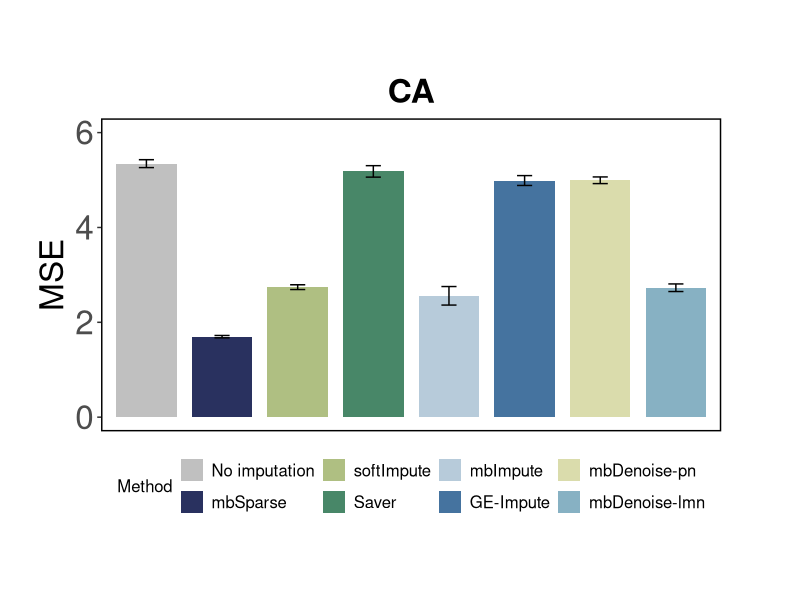
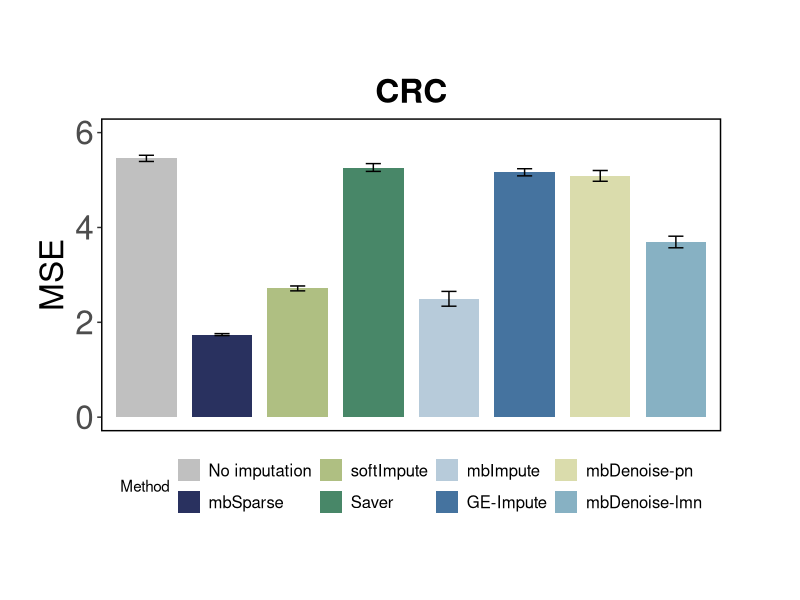
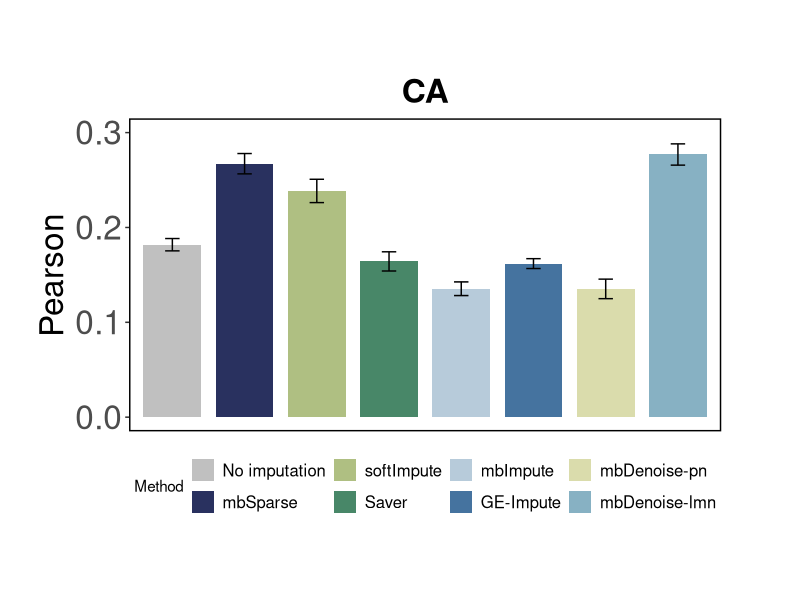
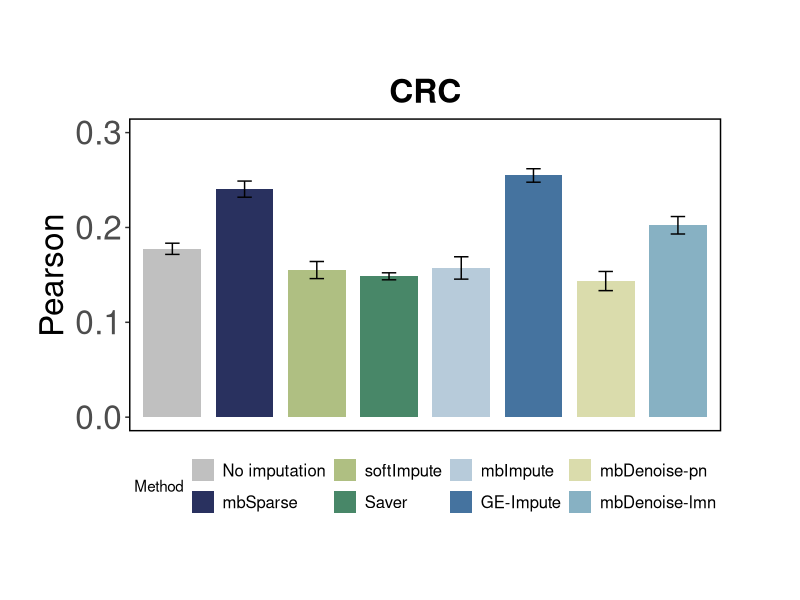
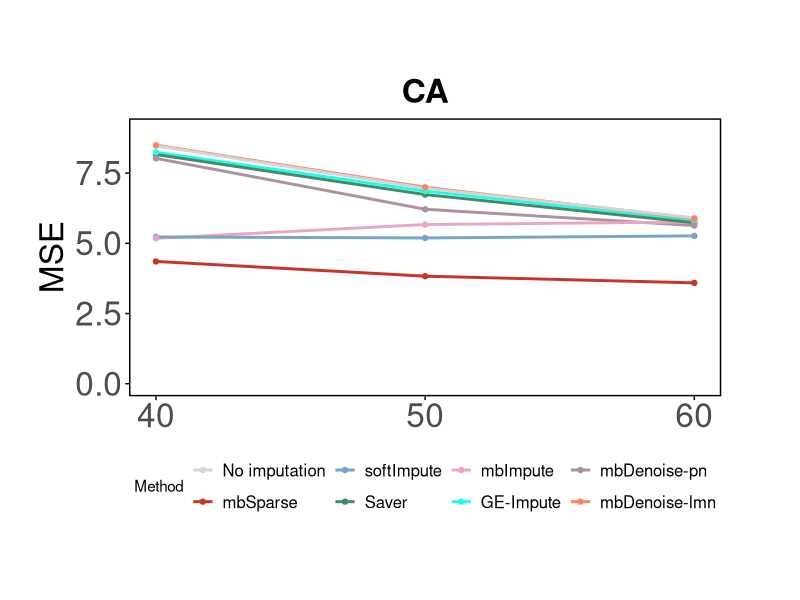
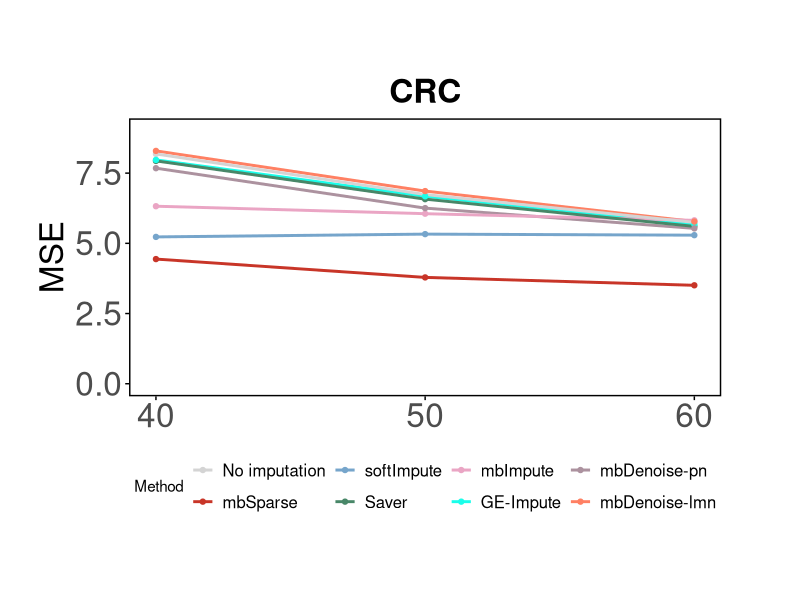
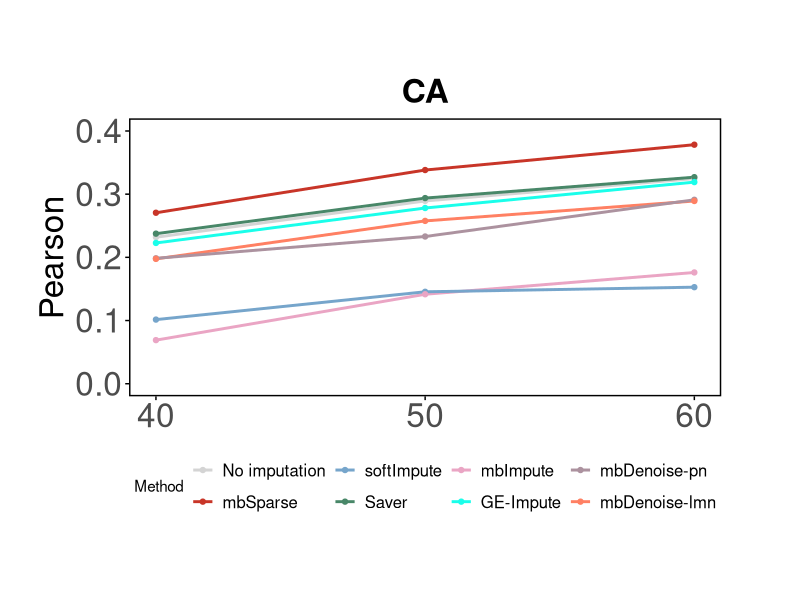
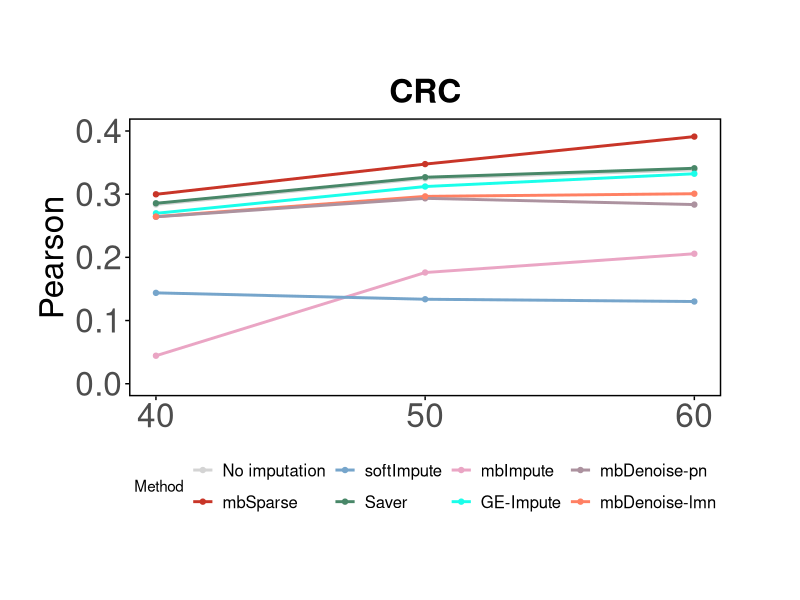

Generate these figures, in order, with R:
#simulation2 CA MSE
library(ggplot2)

data <- data.frame(
  Method = c("No imputation", "mbSparse", "softImpute", "Saver", "mbImpute", "GE-Impute", "mbDenoise-pn", "mbDenoise-lmn"),
  MSE = c(5.3451,1.6974,2.7413 ,5.1816 ,2.5589 ,4.9892 ,4.9947 ,2.7288),
  sd = c(0.0831,0.0249 ,0.0502 ,0.1211 ,0.1952 ,0.1039 ,0.07 ,0.08)
)
data$Method <- factor(data$Method, levels = c("No imputation", "mbSparse", "softImpute", "Saver", "mbImpute", "GE-Impute", "mbDenoise-pn", "mbDenoise-lmn"))
p <- ggplot(data, aes(x = Method, y = MSE, fill = Method))+ 
geom_col(width = 0.8) +
theme(panel.background = element_rect(fill = "white")) +
labs(title = "CA") +
theme(plot.title = element_text(hjust = 0.5, size = 24, face = "bold"), plot.subtitle = element_text(hjust = 0.5), plot.margin = unit(c(2, 2, 2, 1), "cm")) + 
theme(axis.text.x = element_blank(), axis.ticks.x = element_blank(), axis.title.x = element_blank(), axis.line.x = element_line())+
theme(axis.line.y = element_blank(), axis.line.x = element_blank(), axis.text.y = element_text(size = 24), axis.title.y = element_text(size = 24)) +
theme(legend.position = "bottom", legend.text = element_text(size = 12), legend.title = element_text(size = 12)) + 
theme(panel.grid.major = element_blank(),
    panel.grid.minor = element_blank(),
    panel.border = element_rect(color = "black", fill = NA, linewidth=1)) +
    scale_fill_manual(values = c("#C0C0C0", "#29315F", "#AFBF82", "#488768", "#B7CBDA", "#45739F", "#DADCAC", "#87B1C3"))+ 
ylim(0, 6)+
geom_errorbar(data=data, aes(ymin = MSE - sd, ymax = MSE + sd), width = 0.2)
ggsave("Figure/simulation2_CA_MSE.pdf", p, device = "pdf")
p


#simulation2 CRC MSE
library(ggplot2)

data <- data.frame(
  Method = c("No imputation", "mbSparse", "softImpute", "Saver", "mbImpute", "GE-Impute", "mbDenoise-pn", "mbDenoise-lmn"),
  MSE = c(5.4562 ,1.7411,2.7147 ,5.2634 ,2.4954 ,5.1629,5.0872, 3.6933  ),
  sd = c(0.0656 ,0.0208,0.0516 ,0.0822 ,0.1560 ,0.0754, 0.1135 ,0.1223)
)
data$Method <- factor(data$Method, levels = c("No imputation", "mbSparse", "softImpute", "Saver", "mbImpute", "GE-Impute", "mbDenoise-pn", "mbDenoise-lmn"))
p <- ggplot(data, aes(x = Method, y = MSE, fill = Method))+ 
geom_col(width = 0.8) +
theme(panel.background = element_rect(fill = "white")) +
labs(title = "CRC") +
theme(plot.title = element_text(hjust = 0.5, size = 24, face = "bold"), plot.subtitle = element_text(hjust = 0.5), plot.margin = unit(c(2, 2, 2, 1), "cm")) + 
theme(axis.text.x = element_blank(), axis.ticks.x = element_blank(), axis.title.x = element_blank(), axis.line.x = element_line())+
theme(axis.line.y = element_blank(), axis.line.x = element_blank(), axis.text.y = element_text(size = 24), axis.title.y = element_text(size = 24)) +
theme(legend.position = "bottom", legend.text = element_text(size = 12)) + 
theme(panel.grid.major = element_blank(),
    panel.grid.minor = element_blank(),
    panel.border = element_rect(color = "black", fill = NA, linewidth=1)) +
    scale_fill_manual(values = c("#C0C0C0", "#29315F", "#AFBF82", "#488768", "#B7CBDA", "#45739F", "#DADCAC", "#87B1C3"))+ 
ylim(0, 6)+
geom_errorbar(data=data, aes(ymin = MSE - sd, ymax = MSE + sd), width = 0.2)
ggsave("Figure/simulation2_CRC_MSE.pdf", p, device = "pdf")
p


#simulation2 CA Pearson
library(ggplot2)

data <- data.frame(
  Method = c("No imputation", "mbSparse", "softImpute", "Saver", "mbImpute", "GE-Impute", "mbDenoise-pn", "mbDenoise-lmn"),
  Pearson = c(0.1818,0.2672 ,0.2385 ,0.1642 ,0.1354 ,0.1619, 0.1352, 0.2769),
  sd = c(0.0065,0.0107,0.0123 ,0.0101 ,0.0072 ,0.0052, 0.0103 ,0.0112)
)
data$Method <- factor(data$Method, levels = c("No imputation", "mbSparse", "softImpute", "Saver", "mbImpute", "GE-Impute", "mbDenoise-pn", "mbDenoise-lmn"))
p <- ggplot(data, aes(x = Method, y = Pearson, fill = Method))+ 
geom_col(width = 0.8) +
theme(panel.background = element_rect(fill = "white")) +
labs(title = "CA") +
theme(plot.title = element_text(hjust = 0.5, size = 24, face = "bold"), plot.subtitle = element_text(hjust = 0.5), plot.margin = unit(c(2, 2, 2, 1), "cm")) + 
theme(axis.text.x = element_blank(), axis.ticks.x = element_blank(), axis.title.x = element_blank(), axis.line.x = element_line())+
theme(axis.line.y = element_blank(), axis.line.x = element_blank(), axis.text.y = element_text(size = 24), axis.title.y = element_text(size = 24)) +
theme(legend.position = "bottom", legend.text = element_text(size = 12) ) + 
theme(panel.grid.major = element_blank(),
    panel.grid.minor = element_blank(),
    panel.border = element_rect(color = "black", fill = NA, linewidth=1)) +
    scale_fill_manual(values = c("#C0C0C0", "#29315F", "#AFBF82", "#488768", "#B7CBDA", "#45739F", "#DADCAC", "#87B1C3"))+ 
ylim(0, 0.3)+
geom_errorbar(data=data, aes(ymin = Pearson - sd, ymax = Pearson + sd), width = 0.2)
ggsave("Figure/simulation2_CA_Pearson.pdf", p, device = "pdf")
p


#simulation2 CRC Pearson
library(ggplot2)

data <- data.frame(
  Method = c("No imputation", "mbSparse", "softImpute", "Saver", "mbImpute", "GE-Impute", "mbDenoise-pn", "mbDenoise-lmn"),
  Pearson = c(0.1775 ,0.2404 ,0.1551 ,0.1485 ,0.1573 ,0.2548, 0.1435, 0.2023  ),
  sd = c(0.0059,0.0085, 0.0090 ,0.0037 ,0.0118 ,0.0071, 0.0101, 0.0092)
)
data$Method <- factor(data$Method, levels = c("No imputation", "mbSparse", "softImpute", "Saver", "mbImpute", "GE-Impute", "mbDenoise-pn", "mbDenoise-lmn"))
p <- ggplot(data, aes(x = Method, y = Pearson, fill = Method))+ 
geom_col(width = 0.8) +
theme(panel.background = element_rect(fill = "white")) +
labs(title = "CRC") +
theme(plot.title = element_text(hjust = 0.5, size = 24, face = "bold"), plot.subtitle = element_text(hjust = 0.5), plot.margin = unit(c(2, 2, 2, 1), "cm")) + 
theme(axis.text.x = element_blank(), axis.ticks.x = element_blank(), axis.title.x = element_blank(), axis.line.x = element_line())+
theme(axis.line.y = element_blank(), axis.line.x = element_blank(), axis.text.y = element_text(size = 24), axis.title.y = element_text(size = 24)) +
theme(legend.position = "bottom", legend.text = element_text(size = 12) ) + 
theme(panel.grid.major = element_blank(),
    panel.grid.minor = element_blank(),
    panel.border = element_rect(color = "black", fill = NA, linewidth=1)) +
    scale_fill_manual(values = c("#C0C0C0", "#29315F", "#AFBF82", "#488768", "#B7CBDA", "#45739F", "#DADCAC", "#87B1C3"))+ 
ylim(0, 0.3)+
geom_errorbar(data=data, aes(ymin = Pearson - sd, ymax = Pearson + sd), width = 0.2)
ggsave("Figure/simulation2_CRC_Pearson.pdf", p, device = "pdf")
p


#simulation1 CA MSE
library(ggplot2)
df <- data.frame(
  x = c(40, 50, 60),
  orginal = c(8.4718, 6.9595, 5.9055),
  softImpute = c(5.2259, 5.1917, 5.2644),
  SAVER = c(8.1608, 6.7355, 5.7307),
  mbimpute = c(5.1782, 5.6688, 5.7609),
  GE_impute = c(8.2393, 6.8599, 5.8173),
  mbSparse = c(4.3539, 3.8291, 3.5912),
  Mbdenoise_pn = c(8.0258, 6.2119, 5.6321),
  Mbdenoise_lmn = c(8.4936,6.9954, 5.8793) 
)

names(df) <- c("x", "No imputation", "softImpute", "Saver", "mbImpute", "GE-Impute", "mbSparse", "mbDenoise-pn", "mbDenoise-lmn")
df_long <- tidyr::pivot_longer(df, cols = -x, names_to = "Method", values_to = "y")
method_order <- c("No imputation", "mbSparse", "softImpute", "Saver", "mbImpute", "GE-Impute", "mbDenoise-pn", "mbDenoise-lmn")
# colors <- c("#D4D4D4", "#FF8063", "#76A5CB", "#488768", "#EAA5C4", "#1AFEEA", "#AC929F", "#80718E")
colors <- c("#D4D4D4", "#C83528", "#76A5CB", "#488768", "#EAA5C4", "#1AFEEA", "#AC929F", "#FF8063")
plot <- ggplot(df_long, aes(x = x, y = y, color = Method)) +
  geom_line(linetype = "solid", linewidth = 1) + 
  geom_point() +  
  labs(title = "CA", x = "Rate", y = "MSE") + 
  theme_minimal() +
  scale_color_manual(values = colors, limits = method_order)+
  theme(panel.grid.major = element_blank(),
        panel.grid.minor = element_blank(),
        panel.border = element_rect(color = "black", fill = NA, linewidth = 1)) +
  theme(plot.title = element_text(hjust = 0.5, size = 24, face = "bold"), plot.subtitle = element_text(hjust = 0.5), plot.margin = unit(c(2, 2, 2, 1), "cm"))+
  theme(axis.line.y = element_blank(), axis.line.x = element_blank(), axis.text.y = element_text(size = 24), axis.title.y = element_text(size = 24), axis.text.x = element_text(size = 24), axis.title.x = element_text(size = 24)) +
  theme(legend.position = "bottom", legend.text = element_text(size = 12) )+
  theme(axis.title.x = element_blank(), axis.ticks.x = element_line(), axis.ticks.y = element_line())+
  scale_x_continuous(breaks = seq(40, 60, by = 10))+
  ylim(0, 9)
ggsave("Figure/simulation1_CA_MSE.pdf", plot, device = "pdf")
plot


#simulation1 CRC MSE
library(ggplot2)
df <- data.frame(
  x = c(40, 50, 60),
  orginal = c(8.1817, 6.7367, 5.7445),
  softImpute = c(5.2282, 5.3273, 5.2901),
  SAVER = c(7.9345, 6.5724, 5.6016),
  mbimpute = c(6.3207, 6.0547,5.8182),
  GE_impute = c(7.9704, 6.6738, 5.6766),
  mbSparse = c(4.4385, 3.7857, 3.5049),
  Mbdenoise_pn = c(7.6747, 6.2530, 5.5314),
  Mbdenoise_lmn = c(8.2904, 6.8598, 5.7748)
)

names(df) <- c("x", "No imputation", "softImpute", "Saver", "mbImpute", "GE-Impute", "mbSparse", "mbDenoise-pn", "mbDenoise-lmn")
df_long <- tidyr::pivot_longer(df, cols = -x, names_to = "Method", values_to = "y")
method_order <- c("No imputation", "mbSparse", "softImpute", "Saver", "mbImpute", "GE-Impute", "mbDenoise-pn", "mbDenoise-lmn")
# colors <- c("#D4D4D4", "#FF8063", "#76A5CB", "#488768", "#EAA5C4", "#1AFEEA", "#AC929F", "#80718E")
colors <- c("#D4D4D4", "#C83528", "#76A5CB", "#488768", "#EAA5C4", "#1AFEEA", "#AC929F", "#FF8063")
plot <- ggplot(df_long, aes(x = x, y = y, color = Method)) +
  geom_line(linetype = "solid", linewidth = 1) + 
  geom_point() +  
  labs(title = "CRC", x = "Rate", y = "MSE") + 
  theme_minimal() +
  scale_color_manual(values = colors, limits = method_order)+
  theme(panel.grid.major = element_blank(),
        panel.grid.minor = element_blank(),
        panel.border = element_rect(color = "black", fill = NA, linewidth = 1)) +
  theme(plot.title = element_text(hjust = 0.5, size = 24, face = "bold"), plot.subtitle = element_text(hjust = 0.5), plot.margin = unit(c(2, 2, 2, 1), "cm"))+
  theme(axis.line.y = element_blank(), axis.line.x = element_blank(), axis.text.y = element_text(size = 24), axis.title.y = element_text(size = 24), axis.text.x = element_text(size = 24), axis.title.x = element_text(size = 24)) +
  theme(legend.position = "bottom", legend.text = element_text(size = 12) )+
  theme(axis.title.x = element_blank(), axis.ticks.x = element_line(), axis.ticks.y = element_line())+
  scale_x_continuous(breaks = seq(40, 60, by = 10))+
  ylim(0, 9)
ggsave("Figure/simulation1_CRC_MSE.pdf", plot, device = "pdf")
plot



#simulation1 CA Pearson
library(ggplot2)
df <- data.frame(
  x = c(40, 50, 60),
  orginal = c(0.2319 ,0.2893 , 0.3246),
  softImpute = c(0.1015, 0.1455, 0.1528),
  SAVER = c(0.2375, 0.2938, 0.3269),
  mbimpute = c(0.0690, 0.1416, 0.1761),
  GE_impute = c(0.2228, 0.2781, 0.3191),
  mbSparse = c(0.2706, 0.3382, 0.3783), 
  Mbdenoise_pn = c(0.1985, 0.2330 ,0.2911),
  Mbdenoise_lmn = c(0.1976, 0.2577, 0.2892)
)

names(df) <- c("x", "No imputation", "softImpute", "Saver", "mbImpute", "GE-Impute", "mbSparse", "mbDenoise-pn", "mbDenoise-lmn")
df_long <- tidyr::pivot_longer(df, cols = -x, names_to = "Method", values_to = "y")
method_order <- c("No imputation", "mbSparse", "softImpute", "Saver", "mbImpute", "GE-Impute", "mbDenoise-pn", "mbDenoise-lmn")
# colors <- c("#D4D4D4", "#FF8063", "#76A5CB", "#488768", "#EAA5C4", "#1AFEEA", "#AC929F", "#80718E")
# colors <- c("#D4D4D4", "#C83528", "#76A5CB", "#488768", "#EAA5C4", "#1AFEEA", "#AC929F", "#FF8063")
colors <- c("#D4D4D4", "#C83528", "#76A5CB", "#488768", "#EAA5C4", "#1AFEEA", "#AC929F", "#FF8063")
plot <- ggplot(df_long, aes(x = x, y = y, color = Method)) +
  geom_line(linetype = "solid", linewidth = 1) + 
  geom_point() +  
  labs(title = "CA", x = "Rate", y = "Pearson") + 
  theme_minimal() +
  scale_color_manual(values = colors, limits = method_order)+
  theme(panel.grid.major = element_blank(),
        panel.grid.minor = element_blank(),
        panel.border = element_rect(color = "black", fill = NA, linewidth = 1)) +
  theme(plot.title = element_text(hjust = 0.5, size = 24, face = "bold"), plot.subtitle = element_text(hjust = 0.5), plot.margin = unit(c(2, 2, 2, 1), "cm"))+
  theme(axis.line.y = element_blank(), axis.line.x = element_blank(), axis.text.y = element_text(size = 24), axis.title.y = element_text(size = 24), axis.text.x = element_text(size = 24), axis.title.x = element_text(size = 24)) +
  theme(legend.position = "bottom", legend.text = element_text(size = 12) )+
  theme(axis.title.x = element_blank(), axis.ticks.x = element_line(), axis.ticks.y = element_line())+
  scale_x_continuous(breaks = seq(40, 60, by = 10)) +
  ylim(0, 0.4)
ggsave("Figure/simulation1_CA_Pearson.pdf", plot, device = "pdf")
plot


#simulation1 CRC Pearson
library(ggplot2)
df <- data.frame(
  x = c(40, 50, 60),
  orginal = c(0.2836, 0.3249 , 0.3384),
  softImpute = c(0.1438, 0.1337,0.1301),
  SAVER = c(0.2856,0.3268,0.3410),
  mbimpute = c( 0.0443, 0.1760,0.2057),
  GE_impute = c(0.2697, 0.3121 ,0.3323 ),
  mbSparse = c(0.2998, 0.3476,0.3911),
  Mbdenoise_pn = c(0.2642, 0.2934,0.2835),
  Mbdenoise_lmn = c(0.2645, 0.2965, 0.3007)
)

names(df) <- c("x", "No imputation", "softImpute", "Saver", "mbImpute", "GE-Impute", "mbSparse", "mbDenoise-pn", "mbDenoise-lmn")
df_long <- tidyr::pivot_longer(df, cols = -x, names_to = "Method", values_to = "y")
method_order <- c("No imputation", "mbSparse", "softImpute", "Saver", "mbImpute", "GE-Impute", "mbDenoise-pn", "mbDenoise-lmn")
colors <- c("#D4D4D4", "#C83528", "#76A5CB", "#488768", "#EAA5C4", "#1AFEEA", "#AC929F", "#FF8063")
# colors <- c("#D4D4D4", "#C83528", "#4288ED", "#86EB68", "#AA5ADD", "#1AFEEA", "#F5C548", "#E95162")
plot <- ggplot(df_long, aes(x = x, y = y, color = Method)) +
  geom_line(linetype = "solid", linewidth = 1) + 
  geom_point() +  
  labs(title = "CRC", x = "Rate", y = "Pearson") + 
  theme_minimal() +
  scale_color_manual(values = colors, limits = method_order)+
  theme(panel.grid.major = element_blank(),
        panel.grid.minor = element_blank(),
        panel.border = element_rect(color = "black", fill = NA, linewidth = 1)) +
  theme(plot.title = element_text(hjust = 0.5, size = 24, face = "bold"), plot.subtitle = element_text(hjust = 0.5), plot.margin = unit(c(2, 2, 2, 1), "cm"))+
  theme(axis.line.y = element_blank(), axis.line.x = element_blank(), axis.text.y = element_text(size = 24), axis.title.y = element_text(size = 24), axis.text.x = element_text(size = 24), axis.title.x = element_text(size = 24)) +
  theme(legend.position = "bottom", legend.text = element_text(size = 12) )+
  theme(axis.title.x = element_blank(), axis.ticks.x = element_line(), axis.ticks.y = element_line())+
  scale_x_continuous(breaks = seq(40, 60, by = 10)) +
  ylim(0, 0.4)
ggsave("Figure/simulation1_CRC_Pearson.pdf", plot, device = "pdf")
plot

#1000
library(ggplot2)
df <- cbind( c(0.1693,0.1684,0.1630,0.1645,	0.1724,0.1264,0.1271,0.1267,0.1278,	0.1270 ,0.1381 	,	0.1368 	,	0.1351 	,	0.1311 	,	0.1414 , 0.1351 	,	0.1359 	,	0.1292 	,	0.1337 	,	0.1417 , 0.1410 	,	0.1416 	,	0.1396 	,	0.1402 	,	0.1429 , 0.1410 	,	0.1416 	,	0.1396 	,	0.1402 	,	0.1429 ,  0.1491 	,	0.1543 	,	0.1606 	,	0.1565 	,	0.1552 ),
      c( rep("original", 5), rep("0%", 5), rep("20%", 5),  rep("40%", 5), rep("60%", 5), rep("80%", 5), rep("100%", 5)))
colnames(df) <- c("MSE", "Status")
df <- data.frame(df)
df$MSE <- as.numeric(as.character(df$MSE))
df$Status <- factor(df$Status, levels = c("original", "0%", "20%", "40%","60%", "80%", "100%"))
plot <- ggplot(df, aes(x=Status, y=MSE)) +
  geom_boxplot() +
  labs(title = "Sequencing depth 1000") +
  theme_minimal() +
  theme(panel.grid.major = element_blank(),
        panel.grid.minor = element_blank(),
        panel.border = element_rect(color = "black", fill = NA, linewidth = 1)) +
  theme(plot.title = element_text(hjust = 0.5, size = 24, face = "bold"), plot.subtitle = element_text(hjust = 0.5), plot.margin = unit(c(2, 2, 4, 1), "cm"))+
  theme(axis.line.y = element_blank(),axis.line.x = element_blank(), axis.text.y = element_text(size = 24), axis.title.y = element_text(size = 24), axis.text.x = element_text(size = 17), axis.title.x = element_text(size = 17)) +
  theme(legend.position = "bottom", legend.text = element_text(size = 12) )+
  theme(axis.title.x = element_blank(), axis.ticks.x = element_line(), axis.ticks.y = element_line())+
  xlab("Status") +
  ylab("MSE")+
  ylim(0.12, 0.18)
plot
ggsave("Figure/Difference_rate_ouliter_Sequencing_depth_1000.pdf", plot, device = "pdf")

#2000
library(ggplot2)
df <- cbind( c( 0.1658, 0.1687, 0.1654, 0.1677, 0.1649,0.1132, 0.1164, 0.1107, 0.1158, 0.1139 , 0.1242  , 0.1295  , 0.1250  , 0.1278  , 0.1244 , 0.1227  , 0.1264  , 0.1264  , 0.1254  , 0.1237 , 0.1328  , 0.1384  , 0.1388  , 0.1380  , 0.1334 ,0.1440  , 0.1443  , 0.1442  , 0.1451  , 0.1428 , 0.1350  , 0.1383  , 0.1472  , 0.1456  , 0.1432),
      c( rep("original", 5), rep("0%", 5), rep("20%", 5),  rep("40%", 5), rep("60%", 5), rep("80%", 5), rep("100%", 5)))
colnames(df) <- c("MSE", "Status")
df <- data.frame(df)
df$MSE <- as.numeric(as.character(df$MSE))
df$Status <- factor(df$Status, levels = c("original", "0%", "20%", "40%","60%", "80%", "100%"))
plot <- ggplot(df, aes(x=Status, y=MSE)) +
  geom_boxplot() +
  labs(title = "Sequencing depth 2000") +
  theme_minimal() +
  theme(panel.grid.major = element_blank(),
        panel.grid.minor = element_blank(),
        panel.border = element_rect(color = "black", fill = NA, linewidth = 1)) +
  theme(plot.title = element_text(hjust = 0.5, size = 24, face = "bold"), plot.subtitle = element_text(hjust = 0.5), plot.margin = unit(c(2, 2, 4, 1), "cm"))+
  theme(axis.line.y = element_blank(),axis.line.x = element_blank(), axis.text.y = element_text(size = 24), axis.title.y = element_text(size = 24), axis.text.x = element_text(size = 17), axis.title.x = element_text(size = 17)) +
  theme(legend.position = "bottom", legend.text = element_text(size = 12) )+
  theme(axis.title.x = element_blank(), axis.ticks.x = element_line(), axis.ticks.y = element_line())+
  xlab("Status") +
  ylab("MSE") +
  ylim(0.11, 0.18)
plot
ggsave("Figure/Difference_rate_ouliter_Sequencing_depth_2000.pdf", plot, device = "pdf")

#5000
library(ggplot2)
df <- cbind( c(0.1611, 0.1666, 0.1661, 0.1722, 0.1723, 0.0988, 0.1065, 0.1033, 0.1042, 0.1085, 0.1062  , 0.1169  , 0.1191  , 0.1166  , 0.1215 , 0.1123  , 0.1188  , 0.1226  , 0.1226  , 0.1237 , 0.1126  , 0.1247  , 0.1297  , 0.1284  , 0.1282 ,  0.1309  , 0.1321  , 0.1349  , 0.1341  , 0.1460 ,  0.1167  , 0.1225  , 0.1217  , 0.1248  , 0.1328 ),
      c(rep("original", 5), rep("0%", 5), rep("20%", 5),  rep("40%", 5), rep("60%", 5), rep("80%", 5), rep("100%", 5)))
colnames(df) <- c("MSE", "Status")
df <- data.frame(df)
df$MSE <- as.numeric(as.character(df$MSE))
df$Status <- factor(df$Status, levels = c("original", "0%", "20%", "40%","60%", "80%", "100%"))
plot <- ggplot(df, aes(x=Status, y=MSE)) +
  geom_boxplot() +
  labs(title = "Sequencing depth 5000") +
  theme_minimal() +
  theme(panel.grid.major = element_blank(),
        panel.grid.minor = element_blank(),
        panel.border = element_rect(color = "black", fill = NA, linewidth = 1)) +
  theme(plot.title = element_text(hjust = 0.5, size = 24, face = "bold"), plot.subtitle = element_text(hjust = 0.5), plot.margin = unit(c(2, 2, 4, 1), "cm"))+
  theme(axis.line.y = element_blank(),axis.line.x = element_blank(), axis.text.y = element_text(size = 24), axis.title.y = element_text(size = 24), axis.text.x = element_text(size = 17), axis.title.x = element_text(size = 17)) +
  theme(legend.position = "bottom", legend.text = element_text(size = 12) )+
  theme(axis.title.x = element_blank(), axis.ticks.x = element_line(), axis.ticks.y = element_line())+
  xlab("Status") +
  ylab("MSE") +
  ylim(0.09, 0.18)
plot
ggsave("Figure/Difference_rate_ouliter_Sequencing_depth_5000.pdf", plot, device = "pdf")

#10000
library(ggplot2)
df <- cbind( c(0.1643 ,0.1657, 0.1630, 0.1597, 0.1607,0.1033, 0.1014, 0.1031, 0.0993, 0.1018, 0.1136  , 0.1117  , 0.1097  , 0.1112  , 0.1090 , 0.1121  , 0.1138  , 0.1181  , 0.1144  , 0.1151 , 0.1250  , 0.1212  , 0.1200  , 0.1152  , 0.1165 , 0.1188  , 0.1257  , 0.1221  , 0.1156  , 0.1155 ,  0.1166  , 0.1185  , 0.1178  , 0.1154  , 0.1148  ),
      c( rep("original", 5), rep("0%", 5), rep("20%", 5),  rep("40%", 5), rep("60%", 5), rep("80%", 5), rep("100%", 5)))
colnames(df) <- c("MSE", "Status")
df <- data.frame(df)
df$MSE <- as.numeric(as.character(df$MSE))
df$Status <- factor(df$Status, levels = c("original", "0%", "20%", "40%","60%", "80%", "100%"))
plot <- ggplot(df, aes(x=Status, y=MSE)) +
  geom_boxplot() +
  labs(title = "Sequencing depth 10000") +
  theme_minimal() +
  theme(panel.grid.major = element_blank(),
        panel.grid.minor = element_blank(),
        panel.border = element_rect(color = "black", fill = NA, linewidth = 1)) +
  theme(plot.title = element_text(hjust = 0.5, size = 24, face = "bold"), plot.subtitle = element_text(hjust = 0.5), plot.margin = unit(c(2, 2, 4, 1), "cm"))+
  theme(axis.line.y = element_blank(),axis.line.x = element_blank(), axis.text.y = element_text(size = 24), axis.title.y = element_text(size = 24), axis.text.x = element_text(size = 17), axis.title.x = element_text(size = 17)) +
  theme(legend.position = "bottom", legend.text = element_text(size = 12) )+
  theme(axis.title.x = element_blank(), axis.ticks.x = element_line(), axis.ticks.y = element_line())+
  xlab("Status") +
  ylab("MSE") +
  ylim(0.09, 0.18)
plot
ggsave("Figure/Difference_rate_ouliter_Sequencing_depth_10000.pdf", plot, device = "pdf")

library(ggplot2)
data <- data.frame(
  x = rep(1:4, each = 8),
  Method = rep(c("No imputation", "mbSparse", "softImpute", "Saver", "mbImpute", "GE-Impute", "mbDenoise-pn", "mbDenoise-lmn"), times = 4),
  mean = c(0.1675,0.1270, 0.2046, 0.1684, 0.2044, 0.1597, 0.1577, 0.1900,
           0.1665,0.1136, 0.1777, 0.1649, 0.1708, 0.1565, 0.1458, 0.1579,
           0.1689,0.1043, 0.1608, 0.1609, 0.1554, 0.1554, 0.1420, 0.1535,
          0.1620, 0.1018, 0.1548, 0.1561, 0.1450, 0.1496, 0.1411, 0.1499),
 sd = c(0.0038, 0.0010, 0.0018, 0.0103, 0.0023, 0.0043, 0.0017, 0.0089,
        0.0016, 0.0021, 0.0049, 0.0010, 0.0014, 0.0017, 0.0035, 0.0021,
        0.0050, 0.0037, 0.0061, 0.0038, 0.0026, 0.0055,0.0039, 0.0049,
        0.0028, 0.0016, 0.0026, 0.0015, 0.0016, 0.0027, 0.0033, 0.0053)
)

data$Method <- factor(data$Method, levels = c("No imputation", "mbSparse", "softImpute", "Saver", "mbImpute", "GE-Impute", "mbDenoise-pn", "mbDenoise-lmn"))
p <- ggplot(data, aes(x = factor(x), y = mean, fill = Method))+
geom_col(position = "dodge") +
scale_x_discrete(labels = c("1000", "2000", "5000", "10000")) +
theme(panel.grid.major = element_blank(),
        panel.grid.minor = element_blank(),
        panel.border = element_rect(color = "black", fill = NA, linewidth = 1))+
theme(panel.background = element_rect(fill = "white")) +
labs(title = "Difference Sequencing depth") +
theme(plot.title = element_text(hjust = 0.5, size = 24, face = "bold"), plot.subtitle = element_text(hjust = 0.5), plot.margin = unit(c(2, 2, 2, 1), "cm")) + 
theme(axis.ticks.x = element_blank(), axis.line.x = element_line(), axis.title.x = element_text(size = 24), axis.text.x = element_text(size = 24))+
theme(axis.line.y = element_blank(), axis.line.x = element_blank(), axis.text.y = element_text(size = 24), axis.title.y = element_text(size = 24)) +
theme(legend.position = "bottom", legend.text = element_text(size = 12) ,axis.title.x = element_blank()) + 
scale_fill_manual(values = c("#C0C0C0", "#29315F", "#AFBF82", "#488768", "#B7CBDA", "#45739F", "#DADCAC", "#87B1C3"))+
ylab("MSE")+
xlab("Sequencing depth")+
geom_errorbar(data=data, aes(ymin = mean - sd, ymax = mean + sd), width = 0.9, position = "dodge")
ggsave("Figure/Difference_Sequencing_depth_all.pdf", p, device = "pdf")
p


library(ggplot2)
df <- cbind( c( 0.1693, 0.1684, 0.1630, 0.1645, 0.1724, 0.1264, 0.1271,	0.1267,0.1278, 0.1270, 0.1658,	0.1687,	0.1654, 0.1677, 0.1649, 0.1132, 0.1164, 0.1107, 0.1139, 0.1139, 0.1611, 0.1666, 0.1661, 0.1677, 0.1723, 0.0988, 0.1065, 0.1033, 0.1042, 0.1085, 0.1643, 0.1657, 0.1630, 0.1596, 0.1607, 0.1033,	0.1014,	0.1031, 0.0993, 0.1018),
       rep( c( rep("No imputation", 5), rep("mbSparse", 5) ), 4),
       c( rep(1000, 10), rep(2000, 10), rep(5000, 10), rep(10000, 10) ) )
colnames(df) <- c("mse", "status", "seq_depth")
df <- data.frame(df)
df$mse <- as.numeric(as.character(df$mse))
df$status <- factor(df$status, levels = c("No imputation", "mbSparse"))
df$sequencing_depth <- factor(df$seq_depth, levels = c("1000", "2000", "5000", "10000"))
plot <- ggplot(df, aes(x=seq_depth, y=mse, fill=status)) +
  geom_boxplot() + 
  scale_x_discrete(limits = c("1000", "2000", "5000", "10000")) +
  xlab("Sequence Depth") +
  ylab("MSE") +
  labs(fill = "Method")+
  labs(title = "Difference Sequencing depth") +
  theme_minimal() +
  theme(panel.grid.major = element_blank(),
        panel.grid.minor = element_blank(),
        panel.border = element_rect(color = "black", fill = NA, linewidth = 1)) +
  theme(plot.title = element_text(hjust = 0.5, size = 24, face = "bold"), plot.subtitle = element_text(hjust = 0.5), plot.margin = unit(c(2, 2, 2.8, 1), "cm"))+
  theme(axis.line.y = element_blank(),axis.line.x = element_blank(), axis.text.y = element_text(size = 24), axis.title.y = element_text(size = 24), axis.text.x = element_text(size = 24), axis.title.x = element_text(size = 24)) +
  theme(legend.position = "bottom", legend.text = element_text(size = 12),legend.title = element_text(size = 12) )+
  theme(axis.title.x = element_blank(), axis.ticks.x = element_line(), axis.ticks.y = element_line())+
  scale_fill_manual(values = c("#C0C0C0", "#29315F")) 
ggsave("Figure/Difference_Sequencing_depth.pdf", plot, device = "pdf")
plot


library(ggplot2)
data <- data.frame(
  x = rep(1:3, each = 2),
  Method = rep(c("No imputation", "mbSparse"), times = 3),
  mean = c(0.895, 0.934,
           0.875,0.918,
           0.85,0.93)
)

data$Method <- factor(data$Method, levels = c("No imputation", "mbSparse"))
p <- ggplot(data, aes(x = factor(x), y = mean, fill = Method))+
geom_col(position = "dodge", width=0.5) +
scale_x_discrete(labels = c("Feng et al.", "Wirbel et al.", "Hale et al.")) +
theme(panel.grid.major = element_blank(),
        panel.grid.minor = element_blank(),
        panel.border = element_rect(color = "black", fill = NA, linewidth = 1))+
theme(panel.background = element_rect(fill = "white")) +
labs(title = "PR-AUC Result") +
theme(plot.title = element_text(hjust = 0.5, size = 24, face = "bold"), plot.subtitle = element_text(hjust = 0.5), plot.margin = unit(c(2, 2, 2, 1), "cm")) + 
theme(axis.ticks.x = element_blank(), axis.line.x = element_line(), axis.title.x = element_text(size = 20), axis.text.x = element_text(size = 20))+
theme(axis.line.y = element_blank(), axis.line.x = element_blank(), axis.text.y = element_text(size = 24), axis.title.y = element_text(size = 24)) +
theme(legend.position = "bottom", legend.text = element_text(size = 12) ,axis.title.x = element_blank()) + 
scale_fill_manual(values = c("#C0C0C0", "#29315F"))+
ylab("PR-AUC")+
xlab("Datas")+
ylim(0, 1)
ggsave("Figure/PR_AUC_Result.pdf", p, device = "pdf")
p